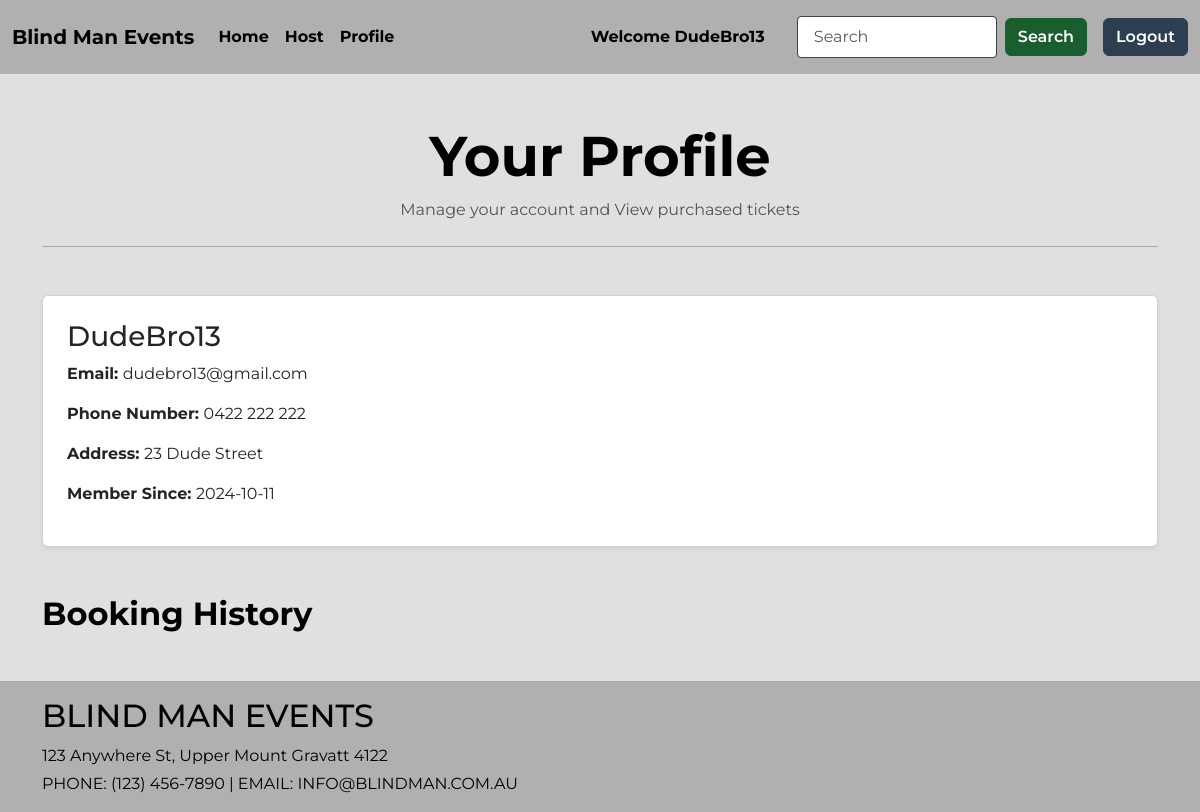
Screenshot of /profile (signed in) with the database file from the repository.
### music/models.py (models this page shows, shortened)
class User(db.Model, UserMixin):
    __tablename__ = 'users'
    id = db.Column(db.Integer, primary_key=True)  # Primary key for each user
    username = db.Column(db.String(100), index=True, unique=True, nullable=False)  # Unique username
    fname = db.Column(db.String(100), index=True, unique=True, nullable=False)  # First name of the user
    lname = db.Column(db.String(100), index=True, unique=True, nullable=False)  # Last name of the user
    emailid = db.Column(db.String(100), index=True, nullable=False)  # Email address of the user
    street_address = db.Column(db.String(100), index=True, nullable=False)  # User's street address
    contact_info = db.Column(db.String(100), index=True, nullable=False)  # Contact information
    password_hash = db.Column(db.String(255), nullable=False)  # Hashed password for security
    joined_on = db.Column(db.DateTime, default=datetime.now())  # Date and time the user joined
    comments = db.relationship('Comment', backref='user')  # Relationship to the user's comments
    booking_history = db.relationship('PurchasedTicket', backref='user')  # Relationship to user's purchased tickets
    booking_history = db.relationship('Event', backref='user')  # Relationship to user's created events

### music/views.py (the view)
@mainbp.route('/profile')
@login_required
def profile():
    user = db.session.get(User, current_user.id)
    booked_events = db.session.scalars(db.select(PurchasedTicket).where(PurchasedTicket.user_id==current_user.id)).all()
    return render_template('events/profile.html', user=user, booked_events=booked_events)

### music/templates/events/profile.html (shortened to what this page needs)
{% extends 'base.html' %}
{% block content %}
<main class="container my-5">
  {% if current_user.is_authenticated %}
    <div class="text-center mb-5">
      <h1 class="display-4 fw-bold">Your Profile</h1>
      <p class="text-muted">Manage your account and View purchased tickets</p>
      <hr class="my-4" />
    </div>
    <section class="mb-5">
      <div class="card p-4 shadow-sm">
        <div class="row align-items-center">
          <div class="col-md-9">
            <h3>{{user.username}}</h3>
            <p><strong>Email: </strong>{{user.emailid}}</p>
            <p><strong>Phone Number: </strong>{{user.contact_info}}</p>
            <p><strong>Address: </strong>{{user.street_address}}</p>
            <p><strong>Member Since: </strong>{{user.joined_on.strftime('%Y-%m-%d')}}</p>
          </div>
        </div>
      </div>
    </section>
    <section class="mb-5">
      <h2 class="fw-bold mb-4">Booking History</h2>
    </section>
  {% endif %}
</main>
{% endblock %}

### music/templates/base.html (shortened to what this page needs)
<!DOCTYPE html>
<html lang="en">
  <head>
    <link
      href="https://cdn.jsdelivr.net/npm/bootstrap@5.3.2/dist/css/bootstrap.min.css"
      rel="stylesheet"
    />
    <link rel="stylesheet" href="{{ url_for('static', filename='css/mystyle.css') }}">
  </head>
  <body>
    <header class="bg-light border-bottom">
      <nav class="navbar navbar-expand-lg">
        <div class="container-fluid">
          <a class="navbar-brand" href="{{ url_for('main.index') }}">Blind Man Events</a>
          <div class="collapse navbar-collapse" id="navbarSupportedContent">
            <ul class="navbar-nav me-auto mb-2 mb-lg-0">
              <li class="nav-item">
                <a class="nav-link active" aria-current="page" href="{{ url_for('main.index') }}">Home</a>
              </li>
              <li class="nav-item">
                <a class="nav-link" href="{{ url_for('event.create') }}">Host</a>
              </li>
              <li class="nav-item">
                <a class="nav-link" href="{{ url_for('main.profile') }}">Profile</a>
              </li>
            </ul>
            <div class="d-flex align-items-center me-3">
              {% if current_user.is_authenticated %}
                <a class="nav-item nav-link disabled text-muted me-3">Welcome {{ current_user.username }}</a>
              {% endif %}
            </div>
            <div class="d-flex align-items-center">
              <form class="d-flex align-items-center me-2" action="{{ url_for('main.search') }}" role="search">
                <input type="text" name="search" class="form-control me-2" aria-label="Search" id="SearchForm" placeholder="Search">
                <button class="btn btn-outline-success me-2" type="submit">Search</button>
              </form>
              {% if current_user.is_authenticated %}
                <a href="{{ url_for('auth.logout') }}" class="btn btn-outline-primary">Logout</a>
              {% else %}
                <a href="{{ url_for('auth.login') }}" class="btn btn-outline-primary me-2">Login</a>
                <a href="{{ url_for('auth.register') }}" class="btn btn-outline-primary">Register</a>
              {% endif %}
            </div>
          </div>
        </div>
      </nav>
    </header>
    {% block content %} {% endblock %}
    <footer class="footer text-black py-3 mt-4">
      <div class="container text-start">
        <h2 class="mb-2">BLIND MAN EVENTS</h2>
        <p class="mb-1">123 Anywhere St, Upper Mount Gravatt 4122</p>
        <p class="mb-0">PHONE: (123) 456-7890 | EMAIL: INFO@BLINDMAN.COM.AU</p>
      </div>
    </footer>
  </body>
</html>

### music/static/css/mystyle.css (style rules this page uses)
body { font-family: 'Montserrat', sans-serif; background-color: #e0e0e0; color: #000; }
.navbar { background-color: #b0b0b0; padding: 1rem 0; }
.navbar-brand, .nav-link, .btn-outline-light { color: #000 !important; font-weight: 700; }
.form-control { background-color: #fff; border: 1px solid #000; }
main.container { flex: 1; }
#SearchForm { border: 1px solid #444; border-radius: 4px; padding: 0.5rem 1rem; width: 200px; transition: all 0.3s ease; }
.navbar .btn-outline-success { background-color: #1a5e2f; color: #fff; border: 1px solid #1a5e2f; font-weight: 600; transition: background-color 0.3s ease, border-color 0.3s ease; }
.navbar .btn-outline-primary { background-color: #2c3e50; color: #fff; border: 1px solid #2c3e50; font-weight: 600; transition: background-color 0.3s ease, border-color 0.3s ease; }
.footer { background-color: #b0b0b0; color: #000 !important; padding: 20px; text-align: left; width: 100%; position: relative; }

### rows the page displays
User: username "DudeBro13", emailid "dudebro13@gmail.com", contact_info "0422 222 222", street_address "23 Dude Street", joined_on "2024-10-11"
